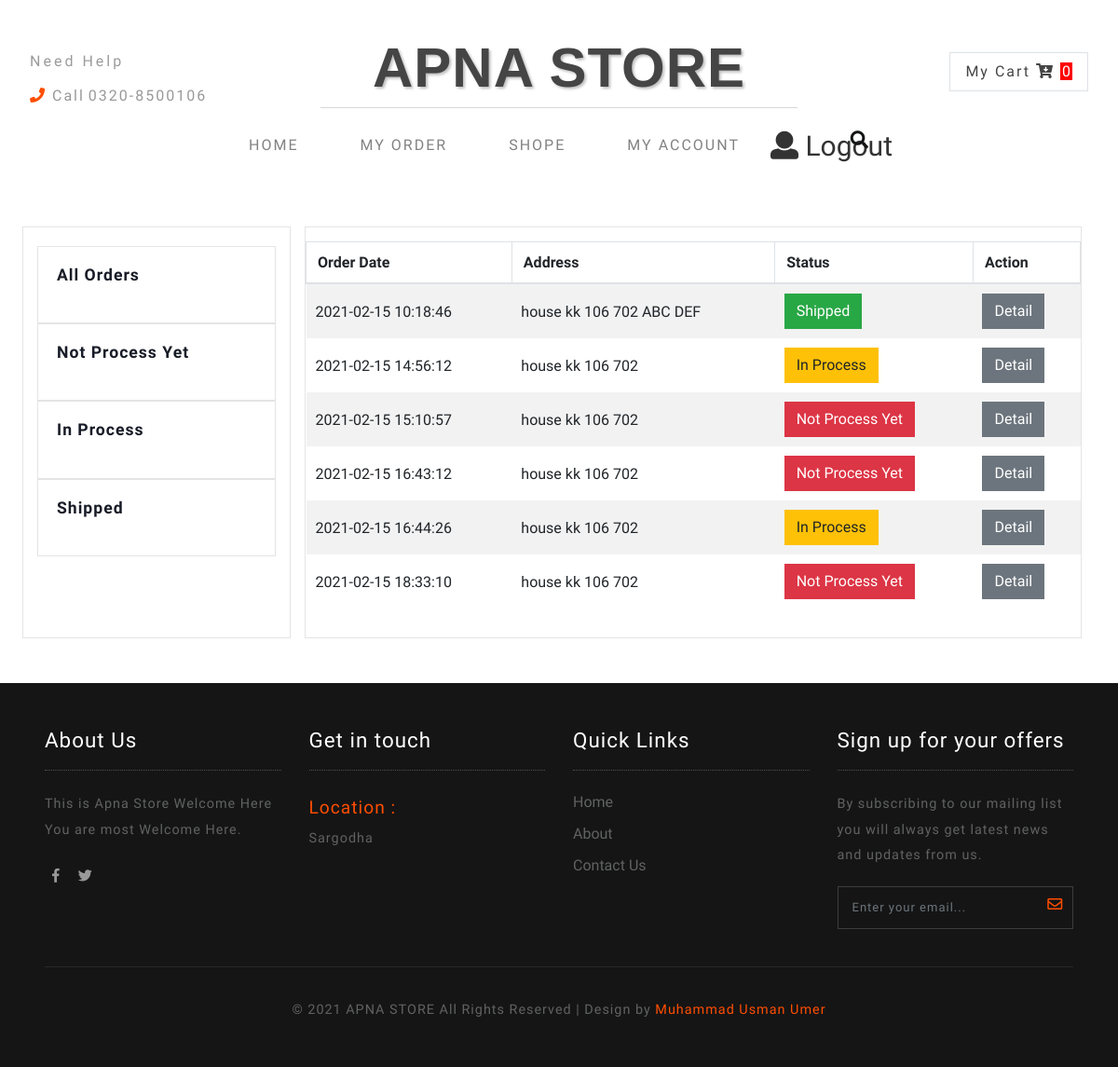
The app's page /user/all.php (signed in) with its own data.
### tables this page shows
CREATE TABLE `order` (
  `order_id` int(255) NOT NULL,
  `order_date` datetime NOT NULL DEFAULT current_timestamp(),
  `user_id` int(255) NOT NULL,
  `address` varchar(255) NOT NULL,
  `status` varchar(255) NOT NULL,
  `phone` varchar(255) NOT NULL,
  `name` varchar(255) NOT NULL,
  `payment` varchar(255) NOT NULL
);

### user/config/operationsorder.php (called while the page is built, shortened)
<?php
require_once('./config/dbconfig.php');
$db = new dbconfig();
class operationsorder extends dbconfig
{
    public function view_recordall()
    {
        global $db;
        $id= $_SESSION['user_id'];
            $query = "SELECT * FROM `order` where user_id='$id'" ;
            $result = mysqli_query($db->connection, $query);
            return $result;
    }
}
?>

### user/config/dbconfig.php (called while the page is built, shortened)
<?php
require_once('./config/operationsorder.php');
class dbconfig
{
    public function db_connect()
    {
        $this->connection = mysqli_connect('localhost', 'root', '', 'e-com');
    }
}
?>

### user/all.php (the view, shortened to what this page needs)
<?php
include_once('header.php');
?>
<?php
include_once('./config/dbconfig.php');
$db = new operationsorder();
$result = $db->view_recordall();
?>
<section class="banner-bottom-wthreelayouts py-lg-5 py-3">
    <div class="container-fluid">
        <div class="inner-sec-shop px-lg-4 px-3">
            <div class="row">
                <div class="side-bar col-lg-3">
                    <a href="all.php">
                        <div class="range">
                            <h3 class="agileits-sear-head">All Orders</h3>
                        </div>
                    </a>
                    <a href="notprocess.php">
                        <div class="range">
                            <h3 class="agileits-sear-head">Not Process Yet</h3>
                        </div>
                    </a>
                    <a href="inprocess.php">
                        <div class="range">
                            <h3 class="agileits-sear-head">In Process</h3>
                        </div>
                    </a>
                    <a href="shipped.php">
                        <div class="range">
                            <h3 class="agileits-sear-head">Shipped</h3>
                        </div>
                    </a>
                </div>
                <div class="left-ads-display col-lg-9">
                    <div class="wrapper_top_shop">
                        <div class="row">
                            <div class="table-responsive">
                                <table id="data_table" class="table table-bordered table-striped" cellspacing="0">
                                    <thead>
                                        <tr>
                                            <th> Order Date</th>
                                            <th>Address</th>
                                            <th>Status</th>
                                            <th>Action</th>
                                        </tr>
                                    </thead>
                                    <tbody>
                                        <?php
                                        while ($data = mysqli_fetch_assoc($result)) {
                                        ?>
                                            <td><?php echo $data['order_date'] ?></td>
                                            <td><?php echo $data['address'] ?></td>
                                            <?php if ($data['status'] == "") { ?>
                                                <td><button type="button" class="btn btn-danger rounded-0">Not Process Yet</button></td>
                                            <?php } else if ($data['status'] == "shipped") { ?>
                                                <td><button type="button" class="btn btn-success rounded-0">Shipped</button></td>
                                            <?php } else { ?>
                                                <td><button type="button" class="btn btn-warning rounded-0">In Process</button></td>
                                            <?php } ?>
                                            <td><a href="orderdetail.php?O_ID=<?php echo $data['order_id'] ?>" class="btn btn-secondary rounded-0">Detail</a></td>
                                        <?php
                                        }
                                        ?>
                                    </tbody>
                                </table>
                            </div>
                        </div>
                    </div>
                </div>
            </div>
</section>
<?php include_once('footer.php');
?>

### user/css/shop.css (style rules this page uses)
div#my-cart-modal .table>thead>tr>th, .table>tbody>tr>th, .table>tfoot>tr>th, .table>thead>tr>td, .table>tbody>tr>td, .table>tfoot>tr>td { padding: 10px; vertical-align: middle; border: none; }
.btn { display: inline-block; }
h3.agileits-sear-head { color: #181c27; margin-bottom: 20px; font-size: 1.1em; font-weight: 600; }
.range, .w3-brand-select, .w3ls-featured-ads { padding: 20px 20px; border: 1px solid #e4e4e4; }
.side-bar { padding: 20px 15px; border: 1px solid #e4e4e4; }
.wrapper_top_shop { padding: 15px; border: 1px solid #e4e4e4; }

### user/css/style.css (style rules this page uses)
body a { text-decoration: none; transition: 0.5s all; -webkit-transition: 0.5s all; -moz-transition: 0.5s all; -o-transition: 0.5s all; -ms-transition: 0.5s all; font-family: 'Inconsolata', monospace; }
h1, h2, h3, h4, h5, h6 { margin: 0; font-family: 'Inconsolata', monospace; letter-spacing: 1px; }

### user/css/checkout.css (style rules this page uses)
body a { transition: 0.5s all; -webkit-transition: 0.5s all; -o-transition: 0.5s all; -moz-transition: 0.5s all; -ms-transition: 0.5s all; }

### records on screen
order: order_date "2021-02-15 10:18:46", address "house kk 106 702 ABC DEF", status "Shipped"
order: order_date "2021-02-15 14:56:12", address "house kk 106 702", status "In Process"
order: order_date "2021-02-15 15:10:57", address "house kk 106 702", status "Not Process Yet"
order: order_date "2021-02-15 16:43:12", address "house kk 106 702", status "Not Process Yet"
order: order_date "2021-02-15 16:44:26", address "house kk 106 702", status "In Process"
order: order_date "2021-02-15 18:33:10", address "house kk 106 702", status "Not Process Yet"

### other values on screen
$n "0"
